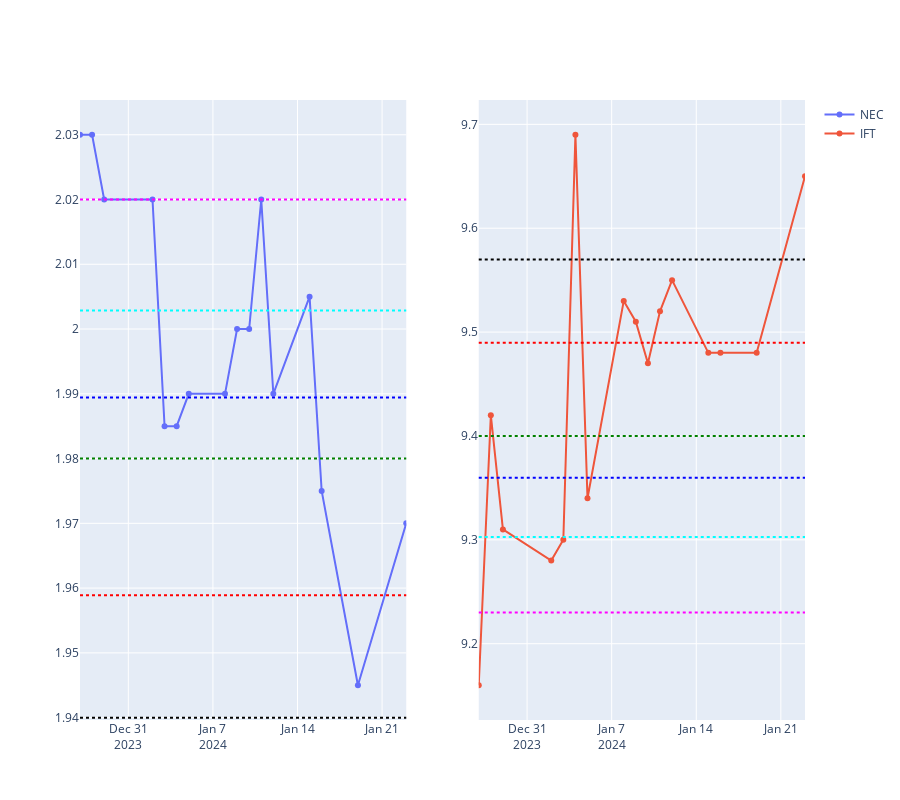

The cell this chart's notebook holds for it:
### Code cell
fibonacci_retracement_strategy(STOCK_CODES, days = 30)

### Figure 1 — Plotly figure (JSON) as saved in the notebook; plotly's stock layout.template omitted (floating-point values rounded to 4 significant figures)
{"data": [{"name": "NEC", "type": "scatter", "x": ["2023-12-27", "2023-12-28", "2023-12-29", "2024-01-02", "2024-01-03", "2024-01-04", "2024-01-05", "2024-01-08", "2024-01-09", "2024-01-10", "2024-01-11", "2024-01-12", "2024-01-15", "2024-01-16", "2024-01-19", "2024-01-23"], "xaxis": "x", "y": [2.03, 2.03, 2.02, 2.02, 1.985, 1.985, 1.99, 1.99, 2, 2, 2.02, 1.99, 2.005, 1.975, 1.945, 1.97], "yaxis": "y"}, {"name": "IFT", "type": "scatter", "x": ["2023-12-27", "2023-12-28", "2023-12-29", "2024-01-02", "2024-01-03", "2024-01-04", "2024-01-05", "2024-01-08", "2024-01-09", "2024-01-10", "2024-01-11", "2024-01-12", "2024-01-15", "2024-01-16", "2024-01-19", "2024-01-23"], "xaxis": "x2", "y": [9.16, 9.42, 9.31, 9.28, 9.3, 9.69, 9.34, 9.53, 9.51, 9.47, 9.52, 9.55, 9.48, 9.48, 9.48, 9.65], "yaxis": "y2"}], "layout": {"height": 800, "shapes": [{"line": {"color": "black", "dash": "dot"}, "type": "line", "x0": 0, "x1": 1, "xref": "x domain", "y0": 1.94, "y1": 1.94, "yref": "y"}, {"line": {"color": "red", "dash": "dot"}, "type": "line", "x0": 0, "x1": 1, "xref": "x domain", "y0": 1.959, "y1": 1.959, "yref": "y"}, {"line": {"color": "green", "dash": "dot"}, "type": "line", "x0": 0, "x1": 1, "xref": "x domain", "y0": 1.98, "y1": 1.98, "yref": "y"}, {"line": {"color": "blue", "dash": "dot"}, "type": "line", "x0": 0, "x1": 1, "xref": "x domain", "y0": 1.989, "y1": 1.989, "yref": "y"}, {"line": {"color": "cyan", "dash": "dot"}, "type": "line", "x0": 0, "x1": 1, "xref": "x domain", "y0": 2.003, "y1": 2.003, "yref": "y"}, {"line": {"color": "magenta", "dash": "dot"}, "type": "line", "x0": 0, "x1": 1, "xref": "x domain", "y0": 2.02, "y1": 2.02, "yref": "y"}, {"line": {"color": "black", "dash": "dot"}, "type": "line", "x0": 0, "x1": 1, "xref": "x2 domain", "y0": 9.57, "y1": 9.57, "yref": "y2"}, {"line": {"color": "red", "dash": "dot"}, "type": "line", "x0": 0, "x1": 1, "xref": "x2 domain", "y0": 9.49, "y1": 9.49, "yref": "y2"}, {"line": {"color": "green", "dash": "dot"}, "type": "line", "x0": 0, "x1": 1, "xref": "x2 domain", "y0": 9.4, "y1": 9.4, "yref": "y2"}, {"line": {"color": "blue", "dash": "dot"}, "type": "line", "x0": 0, "x1": 1, "xref": "x2 domain", "y0": 9.36, "y1": 9.36, "yref": "y2"}, {"line": {"color": "cyan", "dash": "dot"}, "type": "line", "x0": 0, "x1": 1, "xref": "x2 domain", "y0": 9.303, "y1": 9.303, "yref": "y2"}, {"line": {"color": "magenta", "dash": "dot"}, "type": "line", "x0": 0, "x1": 1, "xref": "x2 domain", "y0": 9.23, "y1": 9.23, "yref": "y2"}], "xaxis": {"anchor": "y", "domain": [0, 0.45], "range": ["2023-12-27", "2024-01-23"]}, "xaxis2": {"anchor": "y2", "domain": [0.55, 1], "range": ["2023-12-27", "2024-01-23"]}, "yaxis": {"anchor": "x", "domain": [0, 1]}, "yaxis2": {"anchor": "x2", "domain": [0, 1]}}}
